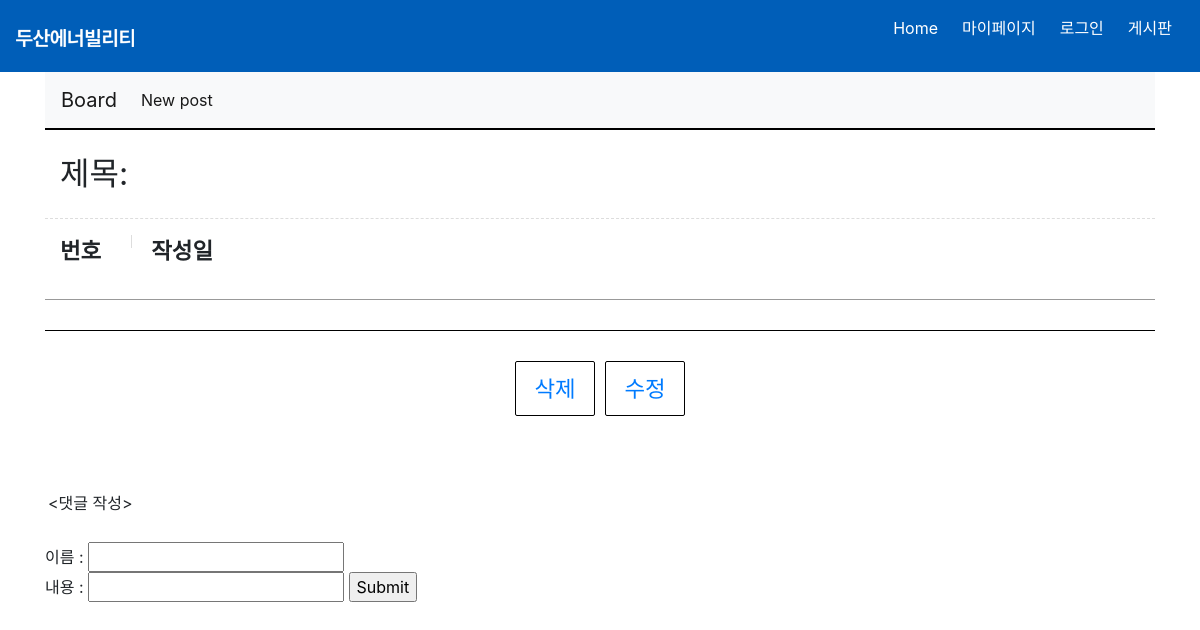
/posts/10, run on an earlier commit of the app's database.
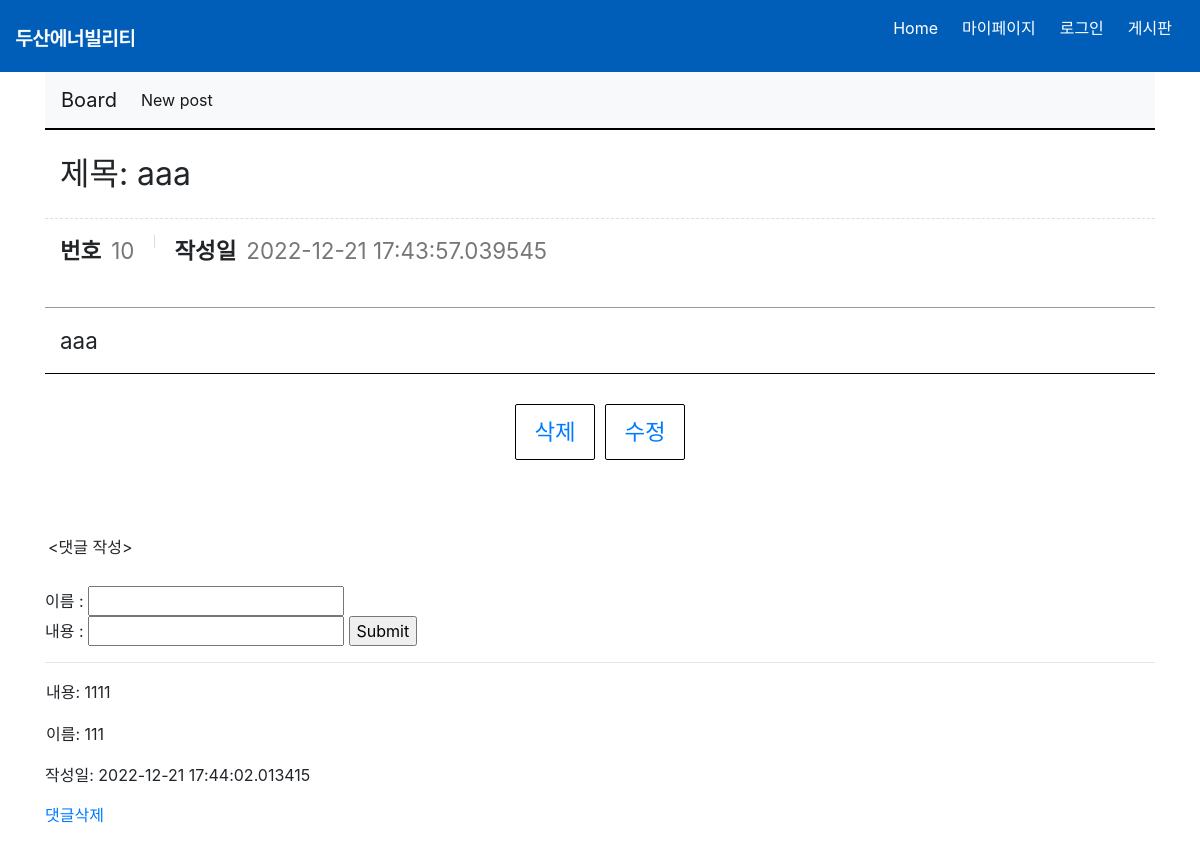
And on a later commit of the database.
### website/models.py (models this page shows, shortened)
class Post(db.Model):
    __tablename__ = "posts"
    id = db.Column(db.Integer, primary_key=True)
    title = db.Column(db.String, nullable=False)
    content = db.Column(db.String, nullable=False)
    created_at = db.Column(db.DateTime)
    comments = db.relationship('Comment',backref='post')

class Comment(db.Model):
    __tablename__ ='comments'
    id = db.Column(db.Integer, primary_key=True)
    content = db.Column(db.String)
    post_id = db.Column(db.Integer, db.ForeignKey('posts.id'))
    created_at = db.Column(db.DateTime)
    creator = db.Column(db.String)

### website/board_views.py (the view)
@board_views.route('/posts/<int:id>')
def read(id):
    post = Post.query.get(id)
    return render_template('board_read.html',post=post)

### website/templates/board_read.html (shortened to what this page needs)
{% extends 'base2.html' %}
{% block body_block %}
    <div class="board_view_wrap">
        <div class="board_view">
            <div class="title">
                제목: {{post.title}}
            </div>
            <div class="info">
                <dl>
                    <dt>번호</dt>
                    <dd>{{post.id}}</dd>
                </dl>
                <dl>
                    <dt>작성일</dt>
                    <dd>{{post.created_at}}</dd>
                </dl>
            </div>
            <div class="cont">
                {{post.content}}
            </div>
        </div>
        <div class="bt_wrap">
            <a href="/posts/{{post.id}}/delete">삭제</a>
            <a href="/posts/{{post.id}}/edit">수정</a>
        </div>
    </div>
    <br>
    <br>
    <form action="/posts/{{post.id}}/comments" method='POST'>
    </br> <div style="padding:3px; font-style:bold"> <댓글 작성></div></br>
        이름 : <input type="text" name="creator" /></br>
        내용 : <input type="text" name="content"/>
        <input type='submit'/>
    </form>
    {% for comment in post.comments %}
    <hr>
        <p style="padding:1px">내용: {{comment.content}} </p>
        <p style="padding:1px">이름: {{comment.creator}}</p>
        <p>작성일: {{comment.created_at}}</p>
        <a style="display:block;" href="/comment/{{comment.id}}/delete">댓글삭제</a>
        <br>
    {% endfor %}
{% endblock %}

What changed in the data, as far as the page shows it:
added Post: title "aaa", id "10", created_at "2022-12-21 17:43:57.039545", content "aaa"
added Comment: content "1111", creator "111", created_at "2022-12-21 17:44:02.013415"
